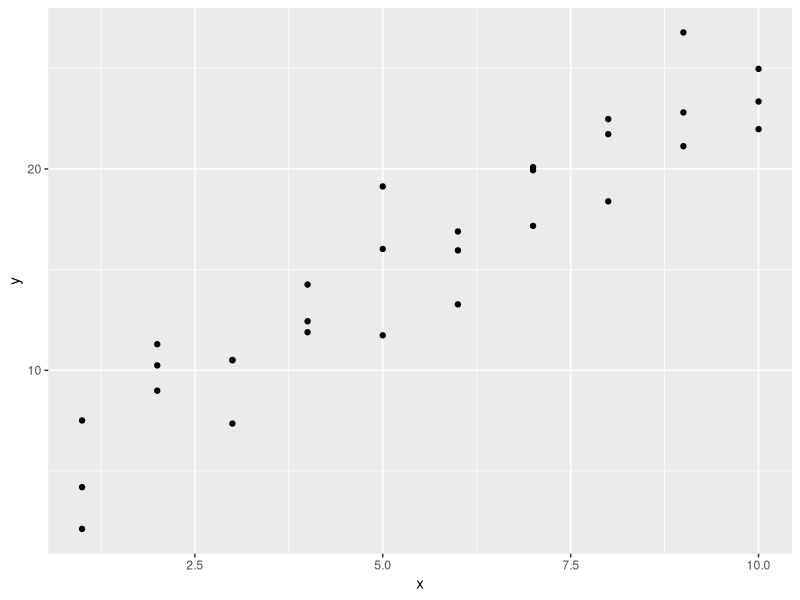
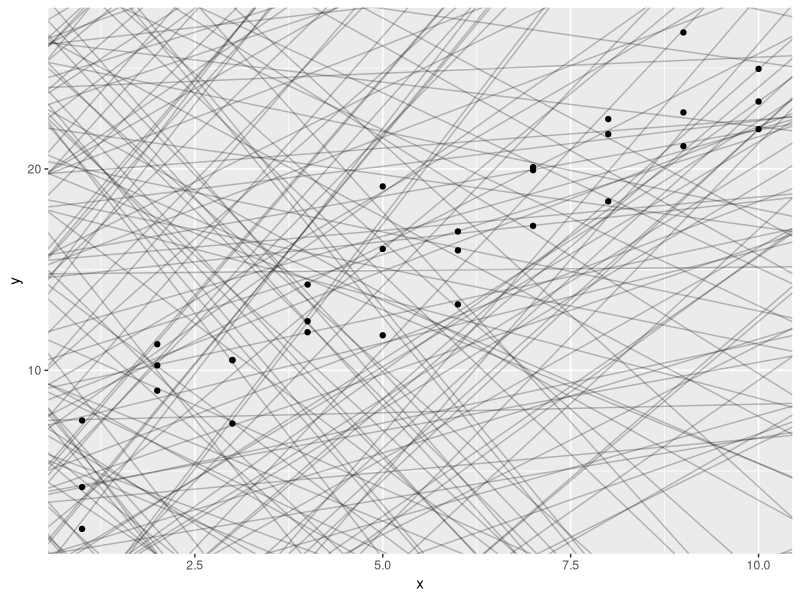
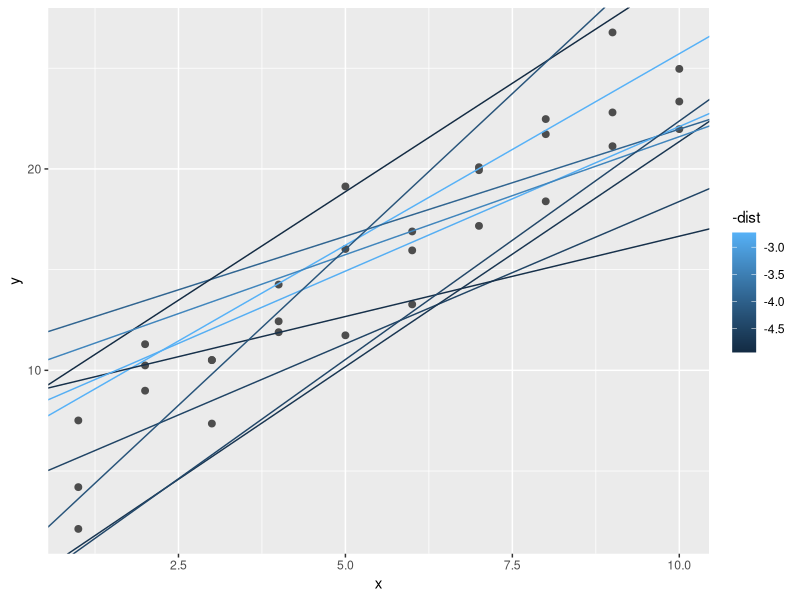
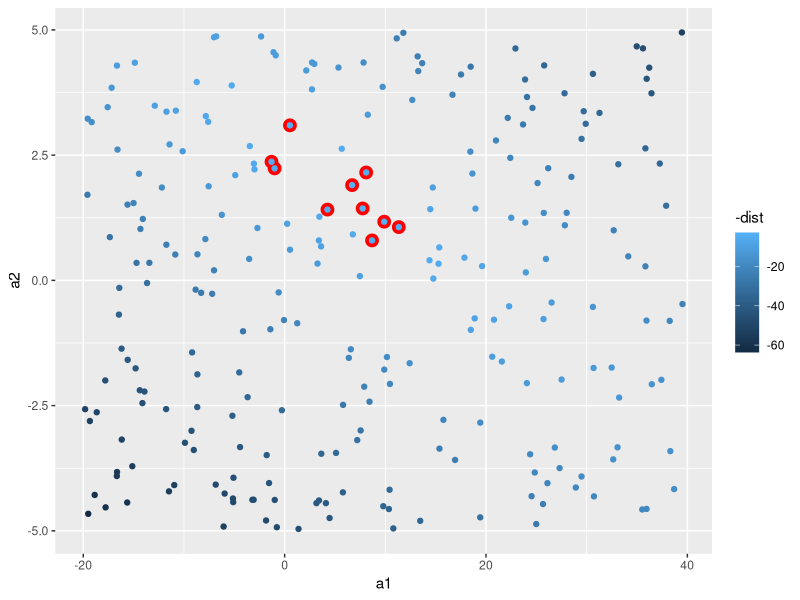
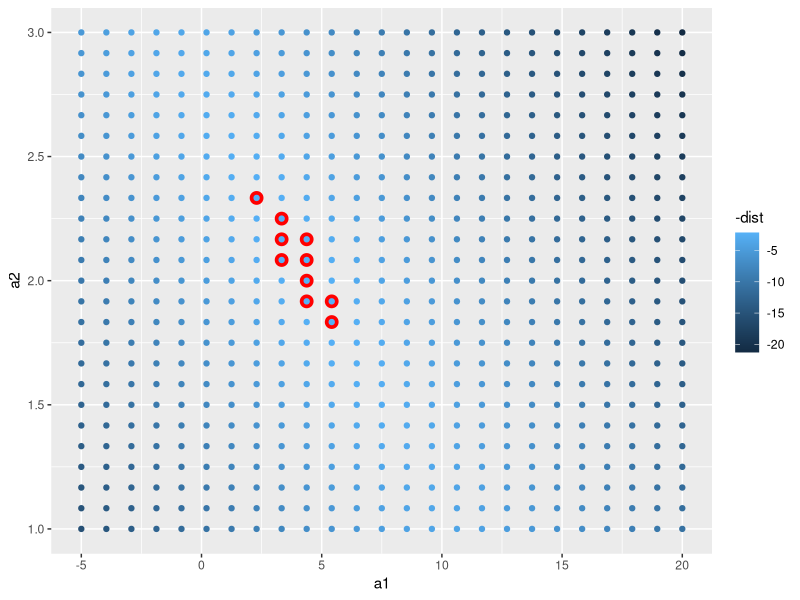
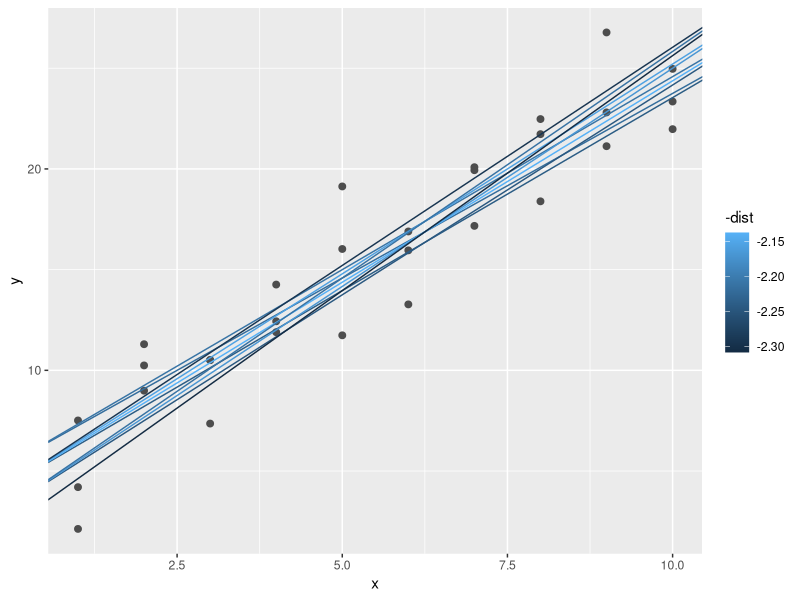
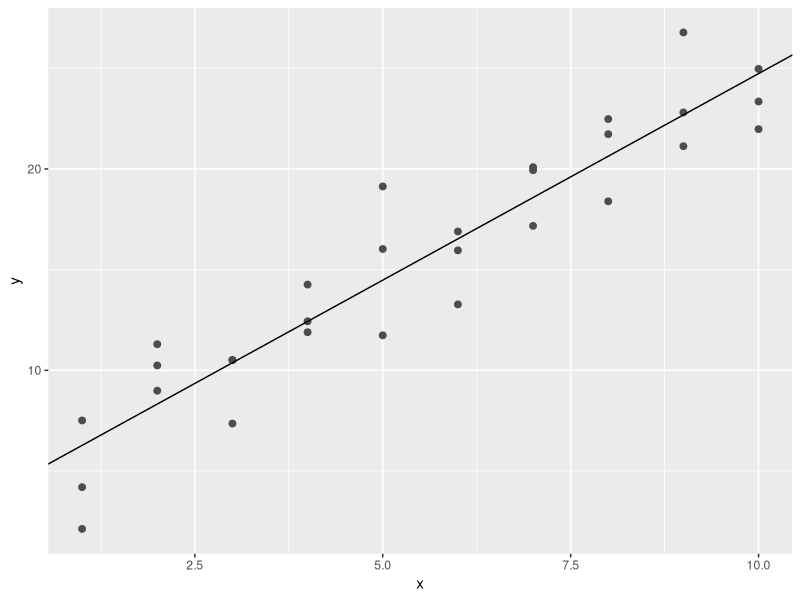
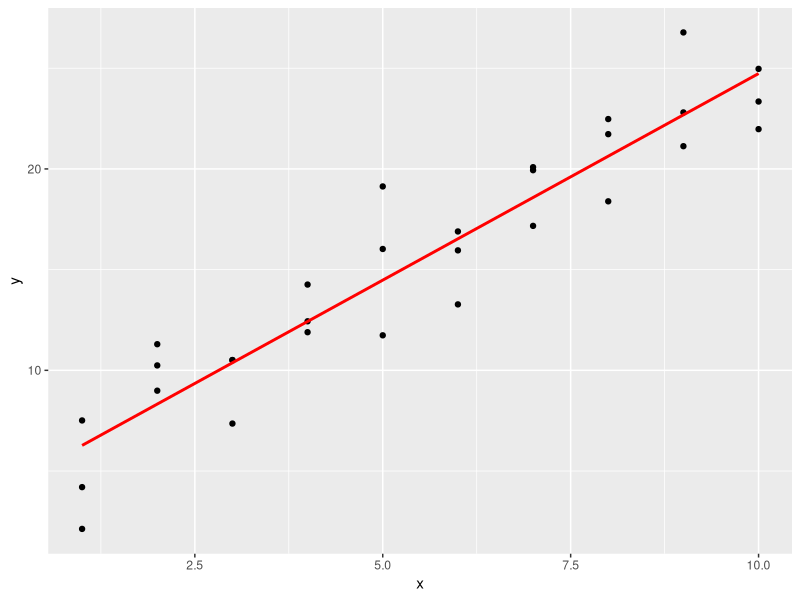

These figures' R source, in order:
#R4DS
#23 ----
library(tidyverse)
library(modelr)
options(na.action = na.warn)
 #Exercies: 23.3 - all, 23.4 #1, 4

ggplot(sim1, aes(x,y)) +
  geom_point()

models <- tibble(
  a1 = runif(250, -20, 40),
  a2 = runif(250, -5, 5)
)

ggplot(sim1, aes(x, y)) + 
  geom_abline(aes(intercept = a1, slope = a2), data = models, alpha = 1/4) +
  geom_point() 

model1 <- function(a, data) {
  a[1] + data$x * a[2]
}
model1(c(7, 1.5), sim1)

measure_distance <- function(mod, data) {
  diff <- data$y - model1(mod, data)
  sqrt(mean(diff ^ 2))
}
measure_distance(c(7, 1.5), sim1)



sim1_dist <- function(a1, a2) {
  measure_distance(c(a1, a2), sim1)
}

models <- models %>% 
  mutate(dist = purrr::map2_dbl(a1, a2, sim1_dist))
models

ggplot(sim1, aes(x, y)) + 
  geom_point(size = 2, colour = "grey30") + 
  geom_abline(
    aes(intercept = a1, slope = a2, colour = -dist), 
    data = filter(models, rank(dist) <= 10)
  )

ggplot(models, aes(a1, a2)) +
  geom_point(data = filter(models, rank(dist) <= 10), size = 4, colour = "red") +
  geom_point(aes(colour = -dist))

grid <- expand.grid(
  a1 = seq(-5, 20, length = 25),
  a2 = seq(1, 3, length = 25)
) %>% 
  mutate(dist = purrr::map2_dbl(a1, a2, sim1_dist))

grid %>% 
  ggplot(aes(a1, a2)) +
  geom_point(data = filter(grid, rank(dist) <= 10), size = 4, colour = "red") +
  geom_point(aes(colour = -dist)) 

ggplot(sim1, aes(x, y)) + 
  geom_point(size = 2, colour = "grey30") + 
  geom_abline(
    aes(intercept = a1, slope = a2, colour = -dist), 
    data = filter(grid, rank(dist) <= 10)
  )

best <- optim(c(0, 0), measure_distance, data = sim1)
best$par

ggplot(sim1, aes(x, y)) + 
  geom_point(size = 2, colour = "grey30") + 
  geom_abline(intercept = best$par[1], slope = best$par[2])

sim1_mod <- lm(y ~ x, data = sim1)
coef(sim1_mod)

grid <- sim1 %>% 
  data_grid(x) 
grid

grid <- grid %>% 
  add_predictions(sim1_mod) 
grid


ggplot(sim1, aes(x)) +
  geom_point(aes(y = y)) +
  geom_line(aes(y = pred), data = grid, colour = "red", size = 1)

sim1 <- sim1 %>% 
  add_residuals(sim1_mod)
sim1

ggplot(sim1, aes(resid)) + 
  geom_freqpoly(binwidth = 0.5)

ggplot(sim1, aes(x, resid)) + 
  geom_ref_line(h = 0) +
  geom_point() 









